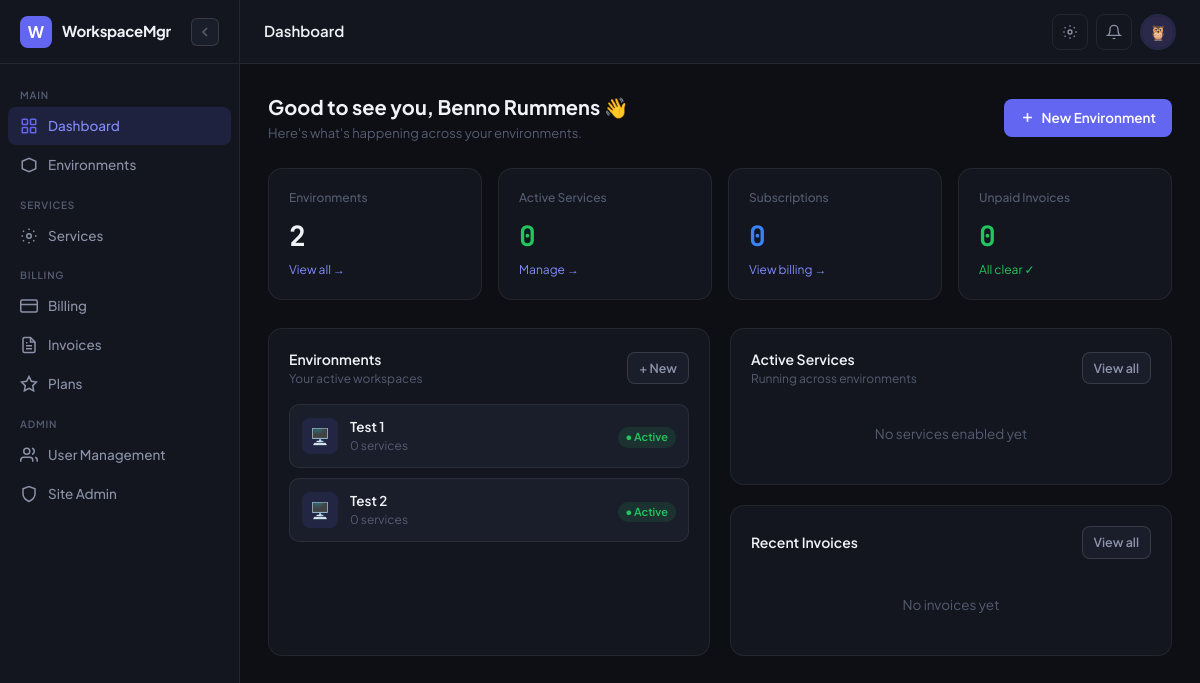
The app's page /dashboard/ (signed in), older data.
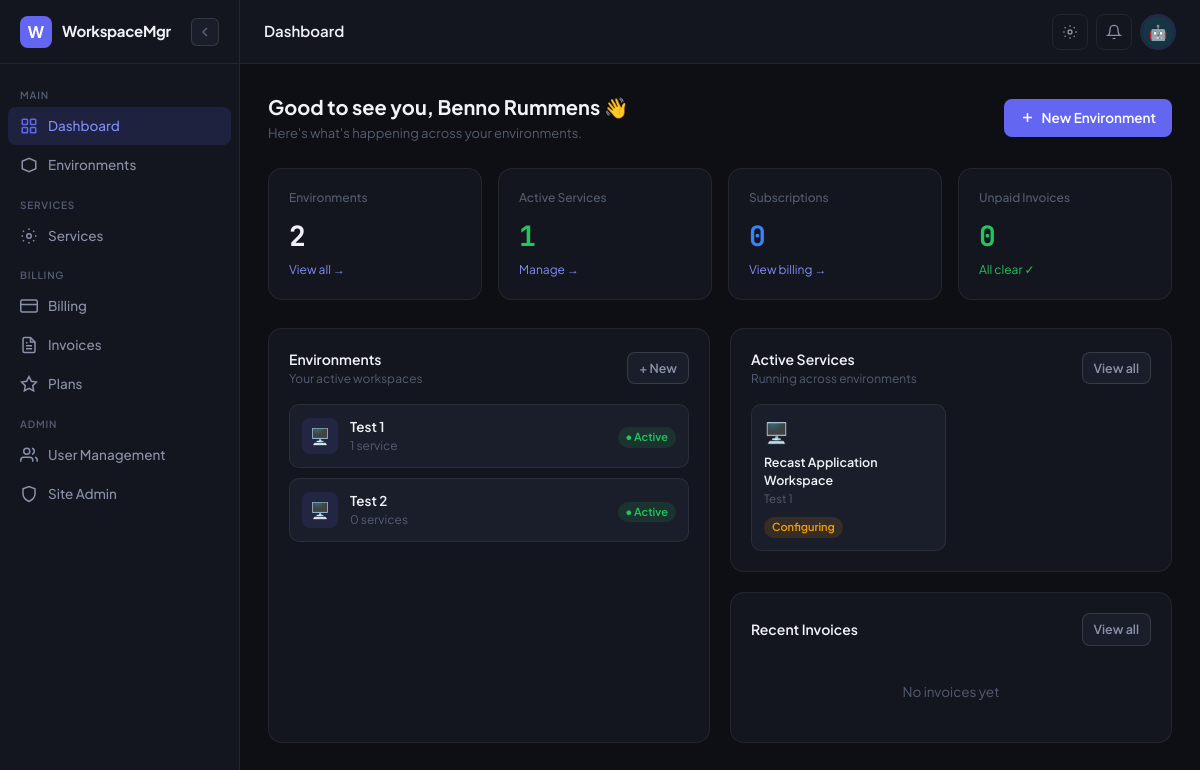
The same page, newer data.
### apps/accounts/models.py (models this page shows, shortened)
class User(AbstractUser):
    username = None
    email = models.EmailField(unique=True)
    role = models.CharField(max_length=20, choices=ROLE_CHOICES, default='env_admin')
    avatar = models.CharField(max_length=20, choices=AVATAR_CHOICES, default='avatar_1')
    phone = models.CharField(max_length=30, blank=True)
    job_title = models.CharField(max_length=100, blank=True)
    is_onboarded = models.BooleanField(default=False)
    created_at = models.DateTimeField(auto_now_add=True)
    updated_at = models.DateTimeField(auto_now=True)
    objects = UserManager()
    USERNAME_FIELD = 'email'
    REQUIRED_FIELDS = []
    class Meta:
        verbose_name = 'User'
        verbose_name_plural = 'Users'
    @property
    def display_name(self):
        return self.get_full_name() or self.email.split('@')[0]
    @property
    def is_superadmin(self):
        return self.role == 'superadmin' or self.is_superuser
    @property
    def is_env_admin(self):
        return self.role in ('superadmin', 'env_admin') or self.is_superuser
    @property
    def avatar_url(self):
        return f'/static/img/avatars/{self.avatar}.svg'

### apps/environments/models.py (models this page shows, shortened)
class Environment(models.Model):
    STATUS_CHOICES = [
        ('active', 'Active'),
        ('inactive', 'Inactive'),
        ('provisioning', 'Provisioning'),
    ]
    owner = models.ForeignKey(
        settings.AUTH_USER_MODEL,
        on_delete=models.CASCADE,
        related_name='environments',
    )
    name = models.CharField(max_length=200)
    description = models.TextField(blank=True)
    slug = models.SlugField(unique=True)
    status = models.CharField(max_length=20, choices=STATUS_CHOICES, default='active')
    azure_tenant_id = models.CharField(max_length=100, blank=True)
    created_at = models.DateTimeField(auto_now_add=True)
    updated_at = models.DateTimeField(auto_now=True)
    class Meta:
        ordering = ['-created_at']

### apps/services/models.py (models this page shows, shortened)
class Service(models.Model):
    STATUS_CHOICES = [
        ('active', 'Active'),
        ('inactive', 'Inactive'),
        ('configuring', 'Configuring'),
        ('error', 'Error'),
    ]
    environment = models.ForeignKey(Environment, on_delete=models.CASCADE, related_name='services')
    service_type = models.CharField(max_length=30, choices=SERVICE_TYPE_CHOICES)
    name = models.CharField(
        max_length=200,
        blank=True,
        help_text='Optional display name. Defaults to the service type name if left blank.'
    )
    status = models.CharField(max_length=20, choices=STATUS_CHOICES, default='configuring')
    enabled = models.BooleanField(default=False)
    is_connected = models.BooleanField(default=False)
    created_at = models.DateTimeField(auto_now_add=True)
    updated_at = models.DateTimeField(auto_now=True)
    class Meta:
        ordering = ['environment', 'service_type', 'name']
    @property
    def display_name(self):
        return self.name if self.name else self.get_service_type_display()
    @property
    def icon(self):
        icons = {
            'recast_workspace': '🖥️',
            'recast_user_license': '👤',
            'windows_365': '☁️',
            'intune': '🛡️',
        }
        return icons.get(self.service_type, '⚙️')

### apps/core/views.py (the view)
# urls.py: path('dashboard/', views.dashboard, name='dashboard'),
@login_required
def dashboard(request):
    environments = Environment.objects.filter(owner=request.user)
    services = Service.objects.filter(environment__owner=request.user, enabled=True)
    recent_invoices = Invoice.objects.filter(user=request.user)[:5]
    active_subscriptions = Subscription.objects.filter(user=request.user, status__in=['active', 'trialing'])
    stats = {
        'environments': environments.count(),
        'services': services.count(),
        'subscriptions': active_subscriptions.count(),
        'invoices_unpaid': Invoice.objects.filter(user=request.user, status='open').count(),
    }
    return render(request, 'core/dashboard.html', {
        'environments': environments[:5],
        'services': services[:6],
        'recent_invoices': recent_invoices,
        'stats': stats,
    })

### templates/core/dashboard.html (shortened to what the changed rows need)
{% extends "base.html" %}
{% block page_title %}Dashboard{% endblock %}
{% block content %}
<div class="page-header">
  <div>
    <div class="page-title">Good to see you, {{ user.display_name }} 👋</div>
    <div class="page-subtitle">Here's what's happening across your environments.</div>
  </div>
  <a href="{% url 'environments:create' %}" class="btn btn-primary">
    <svg width="15" height="15" fill="none" viewBox="0 0 24 24" stroke="currentColor" stroke-width="2.5"><line x1="12" y1="5" x2="12" y2="19"/><line x1="5" y1="12" x2="19" y2="12"/></svg>
    New Environment
  </a>
</div>
<div style="display:grid;grid-template-columns:repeat(4,1fr);gap:16px;margin-bottom:28px;">
  <div class="stat-card">
    <div class="stat-label">Environments</div>
    <div class="stat-value">{{ stats.environments }}</div>
    <div class="stat-change">
      <a href="{% url 'environments:list' %}" style="color:var(--accent-light);font-size:12px;">View all →</a>
    </div>
  </div>
  <div class="stat-card">
    <div class="stat-label">Active Services</div>
    <div class="stat-value" style="color:var(--success);">{{ stats.services }}</div>
    <div class="stat-change">
      <a href="{% url 'services:list' %}" style="color:var(--accent-light);font-size:12px;">Manage →</a>
    </div>
  </div>
  <div class="stat-card">
    <div class="stat-label">Subscriptions</div>
    <div class="stat-value" style="color:var(--info);">{{ stats.subscriptions }}</div>
    <div class="stat-change">
      <a href="{% url 'billing:overview' %}" style="color:var(--accent-light);font-size:12px;">View billing →</a>
    </div>
  </div>
  <div class="stat-card">
    <div class="stat-label">Unpaid Invoices</div>
    <div class="stat-value" style="color:{% if stats.invoices_unpaid > 0 %}var(--warning){% else %}var(--success){% endif %};">
      {{ stats.invoices_unpaid }}
    </div>
    <div class="stat-change">
      {% if stats.invoices_unpaid > 0 %}
      <a href="{% url 'billing:invoice_list' %}" style="color:var(--warning);font-size:12px;">Pay now →</a>
      {% else %}
      <span style="color:var(--success);font-size:12px;">All clear ✓</span>
      {% endif %}
    </div>
  </div>
</div>
<div style="display:grid;grid-template-columns:1fr 1fr;gap:20px;">
  <div class="card">
    <div class="card-header">
      <div>
        <div class="card-title">Environments</div>
        <div class="card-subtitle">Your active workspaces</div>
      </div>
      <a href="{% url 'environments:create' %}" class="btn btn-secondary btn-sm">+ New</a>
    </div>
    {% if environments %}
    <div style="display:flex;flex-direction:column;gap:10px;">
      {% for env in environments %}
      <a href="{% url 'environments:detail' env.pk %}" style="text-decoration:none;">
        <div style="display:flex;align-items:center;justify-content:space-between;padding:12px;border-radius:10px;border:1px solid var(--border);background:var(--bg-raised);transition:all 0.15s;" onmouseover="this.style.borderColor='rgba(99,102,241,0.3)'" onmouseout="this.style.borderColor='var(--border)'">
          <div style="display:flex;align-items:center;gap:12px;">
            <div style="width:36px;height:36px;border-radius:8px;background:rgba(99,102,241,0.12);display:flex;align-items:center;justify-content:center;font-size:16px;">🖥️</div>
            <div>
              <div style="font-size:13.5px;font-weight:600;color:var(--text-primary);">{{ env.name }}</div>
              <div style="font-size:12px;color:var(--text-muted);">{{ env.services.count }} service{{ env.services.count|pluralize }}</div>
            </div>
          </div>
          <div>
            {% if env.status == 'active' %}
            <span class="badge badge-green">● Active</span>
            {% elif env.status == 'inactive' %}
            <span class="badge badge-gray">Inactive</span>
            {% else %}
            <span class="badge badge-yellow">Provisioning</span>
            {% endif %}
          </div>
        </div>
      </a>
      {% endfor %}
    </div>
    {% endif %}
  </div>
  <div style="display:flex;flex-direction:column;gap:20px;">
    <div class="card">
      <div class="card-header">
        <div>
          <div class="card-title">Active Services</div>
          <div class="card-subtitle">Running across environments</div>
        </div>
        <a href="{% url 'services:list' %}" class="btn btn-secondary btn-sm">View all</a>
      </div>
      {% if services %}
      <div style="display:grid;grid-template-columns:1fr 1fr;gap:10px;">
        {% for service in services %}
        <div style="padding:12px;border-radius:10px;border:1px solid var(--border);background:var(--bg-raised);">
          <div style="font-size:20px;margin-bottom:6px;">{{ service.icon }}</div>
          <div style="font-size:12.5px;font-weight:600;color:var(--text-primary);">{{ service.display_name }}</div>
          <div style="font-size:11.5px;color:var(--text-muted);">{{ service.environment.name }}</div>
          <div style="margin-top:6px;">
            <span class="badge {% if service.status == 'active' %}badge-green{% elif service.status == 'error' %}badge-red{% else %}badge-yellow{% endif %}">
              {{ service.get_status_display }}
            </span>
          </div>
        </div>
        {% endfor %}
      </div>
      {% else %}
      <div style="text-align:center;padding:20px 0;color:var(--text-muted);font-size:13.5px;">
        No services enabled yet
      </div>
      {% endif %}
    </div>
    <div class="card">
      <div class="card-header">
        <div class="card-title">Recent Invoices</div>
        <a href="{% url 'billing:invoice_list' %}" class="btn btn-secondary btn-sm">View all</a>
      </div>
      {% if recent_invoices %}
      <div style="display:flex;flex-direction:column;gap:8px;">
        {% for invoice in recent_invoices %}
        <div style="display:flex;align-items:center;justify-content:space-between;padding:10px 12px;border-radius:8px;border:1px solid var(--border);background:var(--bg-raised);">
          <div>
            <div style="font-size:13px;font-weight:600;color:var(--text-primary);">{{ invoice.invoice_number }}</div>
            <div style="font-size:11.5px;color:var(--text-muted);">{{ invoice.period_start }} – {{ invoice.period_end }}</div>
          </div>
          <div style="text-align:right;">
            <div style="font-size:13px;font-weight:700;">€{{ invoice.total }}</div>
            <span class="badge {% if invoice.status == 'paid' %}badge-green{% elif invoice.status == 'failed' %}badge-red{% elif invoice.status == 'open' %}badge-yellow{% else %}badge-gray{% endif %}">
              {{ invoice.get_status_display }}
            </span>
          </div>
        </div>
        {% endfor %}
      </div>
      {% else %}
      <div style="text-align:center;padding:20px 0;color:var(--text-muted);font-size:13.5px;">
        No invoices yet
      </div>
      {% endif %}
    </div>
  </div>
</div>
{% endblock %}

### templates/base.html (shortened to what the changed rows need)
<!DOCTYPE html>
<html lang="en" data-theme="dark">
<head>
  <script src="https://cdn.tailwindcss.com"></script>
</head>
<body>
{% if user.is_authenticated %}
<aside id="sidebar">
  <div class="sidebar-logo">
    <div class="logo-mark">W</div>
    <span class="sidebar-logo-text">WorkspaceMgr</span>
    <button class="sidebar-collapse-btn" onclick="toggleSidebar()" title="Toggle sidebar">
      <svg id="collapse-icon-expand" width="16" height="16" fill="none" viewBox="0 0 24 24" stroke="currentColor" stroke-width="2.5">
        <path d="M15 18l-6-6 6-6"/>
      </svg>
    </button>
  </div>
  <nav class="sidebar-nav">
    <div class="sidebar-section-label">Main</div>
    <a href="{% url 'core:dashboard' %}" class="nav-item {% if request.resolver_match.url_name == 'dashboard' %}active{% endif %}">
      <svg class="nav-icon" fill="none" viewBox="0 0 24 24" stroke="currentColor" stroke-width="2"><rect x="3" y="3" width="7" height="7" rx="1"/><rect x="14" y="3" width="7" height="7" rx="1"/><rect x="3" y="14" width="7" height="7" rx="1"/><rect x="14" y="14" width="7" height="7" rx="1"/></svg>
      <span class="sidebar-label">Dashboard</span>
    </a>
    <a href="{% url 'environments:list' %}" class="nav-item {% if 'environments' in request.path %}active{% endif %}">
      <svg class="nav-icon" fill="none" viewBox="0 0 24 24" stroke="currentColor" stroke-width="2"><path d="M3 7l9-4 9 4v10l-9 4-9-4V7z"/></svg>
      <span class="sidebar-label">Environments</span>
    </a>
    <div class="sidebar-section-label">Services</div>
    <a href="{% url 'services:list' %}" class="nav-item {% if 'services' in request.path %}active{% endif %}">
      <svg class="nav-icon" fill="none" viewBox="0 0 24 24" stroke="currentColor" stroke-width="2"><circle cx="12" cy="12" r="3"/><path d="M19.07 4.93l-1.41 1.41M5.34 17.66l-1.41 1.41M19.07 19.07l-1.41-1.41M5.34 6.34L3.93 4.93M20 12h2M2 12h2M12 20v2M12 2v2"/></svg>
      <span class="sidebar-label">Services</span>
    </a>
    <div class="sidebar-section-label">Billing</div>
    <a href="{% url 'billing:overview' %}" class="nav-item {% if request.path == '/billing/' %}active{% endif %}">
      <svg class="nav-icon" fill="none" viewBox="0 0 24 24" stroke="currentColor" stroke-width="2"><rect x="1" y="4" width="22" height="16" rx="2"/><line x1="1" y1="10" x2="23" y2="10"/></svg>
      <span class="sidebar-label">Billing</span>
    </a>
    <a href="{% url 'billing:invoice_list' %}" class="nav-item {% if 'invoices' in request.path %}active{% endif %}">
      <svg class="nav-icon" fill="none" viewBox="0 0 24 24" stroke="currentColor" stroke-width="2"><path d="M14 2H6a2 2 0 00-2 2v16a2 2 0 002 2h12a2 2 0 002-2V8z"/><polyline points="14 2 14 8 20 8"/><line x1="16" y1="13" x2="8" y2="13"/><line x1="16" y1="17" x2="8" y2="17"/><polyline points="10 9 9 9 8 9"/></svg>
      <span class="sidebar-label">Invoices</span>
    </a>
    <a href="{% url 'billing:plan_list' %}" class="nav-item {% if 'plans' in request.path %}active{% endif %}">
      <svg class="nav-icon" fill="none" viewBox="0 0 24 24" stroke="currentColor" stroke-width="2"><polygon points="12 2 15.09 8.26 22 9.27 17 14.14 18.18 21.02 12 17.77 5.82 21.02 7 14.14 2 9.27 8.91 8.26 12 2"/></svg>
      <span class="sidebar-label">Plans</span>
    </a>
    {% if user.is_env_admin %}
    <div class="sidebar-section-label">Admin</div>
    <a href="{% url 'users:user_list' %}" class="nav-item {% if 'users' in request.path and 'profile' not in request.path %}active{% endif %}">
      <svg class="nav-icon" fill="none" viewBox="0 0 24 24" stroke="currentColor" stroke-width="2"><path d="M17 21v-2a4 4 0 00-4-4H5a4 4 0 00-4 4v2"/><circle cx="9" cy="7" r="4"/><path d="M23 21v-2a4 4 0 00-3-3.87"/><path d="M16 3.13a4 4 0 010 7.75"/></svg>
      <span class="sidebar-label">User Management</span>
    </a>
    {% endif %}
    {% if user.is_superadmin %}
    <a href="/admin/" class="nav-item">
      <svg class="nav-icon" fill="none" viewBox="0 0 24 24" stroke="currentColor" stroke-width="2"><path d="M12 22s8-4 8-10V5l-8-3-8 3v7c0 6 8 10 8 10z"/></svg>
      <span class="sidebar-label">Site Admin</span>
    </a>
    {% endif %}
  </nav>
</aside>
<div id="main-wrap">
  <header id="topbar">
    <div class="topbar-title">{% block page_title %}Dashboard{% endblock %}</div>
    <div class="topbar-actions">
      <button class="icon-btn" onclick="openThemePanel()" title="Theme settings">
        <svg width="16" height="16" fill="none" viewBox="0 0 24 24" stroke="currentColor" stroke-width="2">
          <circle cx="12" cy="12" r="3"/><path d="M19.07 4.93l-1.41 1.41M5.34 17.66l-1.41 1.41M19.07 19.07l-1.41-1.41M5.34 6.34L3.93 4.93M20 12h2M2 12h2M12 20v2M12 2v2"/>
        </svg>
      </button>
      <button class="icon-btn" title="Notifications">
        <svg width="16" height="16" fill="none" viewBox="0 0 24 24" stroke="currentColor" stroke-width="2">
          <path d="M18 8A6 6 0 006 8c0 7-3 9-3 9h18s-3-2-3-9"/><path d="M13.73 21a2 2 0 01-3.46 0"/>
        </svg>
      </button>
      <div class="dropdown">
        <button class="avatar-btn" onclick="toggleDropdown(this)">
          <img src="{{ user.avatar_url }}" alt="{{ user.display_name }}"
            onerror="this.style.display='none';this.parentElement.innerHTML='<span style=\'font-size:14px;font-weight:700;color:var(--accent)\'>{{ user.display_name|first|upper }}</span>'">
        </button>
      </div>
    </div>
  </header>
  <main id="page-content">
    {% block content %}{% endblock %}
  </main>
</div>
{% endif %}
</body>
</html>

Row changes from the older to the newer data that the page shows:
changed User "Benno Rummens": avatar_url: a different picture
computed for Environment "Test 1": services.count "0" → "1"
added Service: icon "🖥️", display_name "Recast Application Workspace", environment.name "Test 1", status "Configuring"
Text that changed along with them:
{{ stats.services }}: "0" → "1"
text no longer shown: "No services enabled yet"
